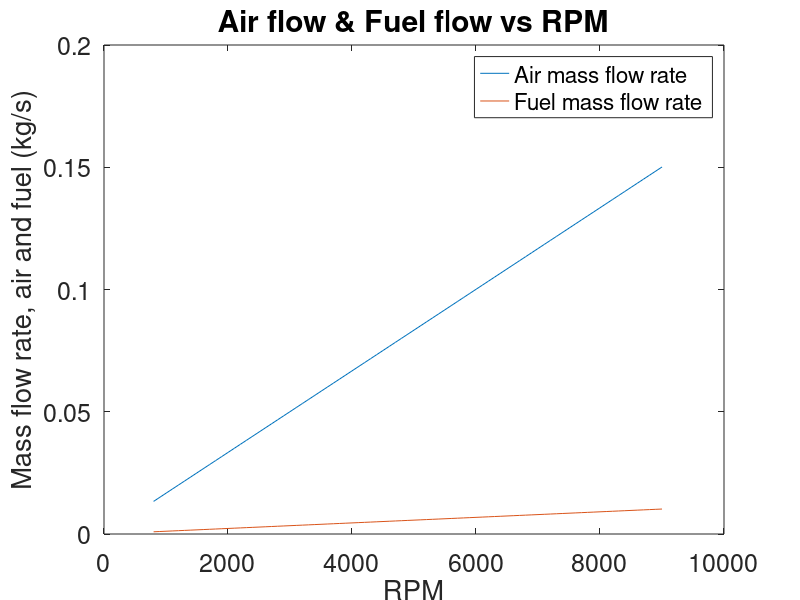

This chart was generated by the following MATLAB code:
%%
% This program calculates the airflow and fuel flow rates as a function of
% RPM based on an ideal ottocycle

clear all
set(0, 'DefaultAxesFontWeight', 'normal', ...
      'DefaultAxesFontSize', 18, ...
      'DefaultAxesFontAngle', 'normal', ... 
      'DefaultAxesFontWeight', 'normal', ... 
      'DefaultAxesTitleFontWeight', 'bold', ...
      'DefaultAxesTitleFontSizeMultiplier', 1.2) ;
i = 1 
figure
rc = 10
    
% Initial Conditions
p(1, i) = 101325;%pa
%p(1,i) = p(1)*1000; %pa
T(1,i) = 294; %k
%(1,i) = 300; %k
gamma = 1.4;
R = 287; %j/kg, gas constant
%rc = 9; % compression ration
Qlhv = 42.7e6; %j/kg
Cp = R*gamma/(gamma-1); 
f = 14.7; % air to fuel ratio

% State 1
rho(1, i) = p(1, i)/(R*T(1, i)); 

% State 2
rho(2, i) = rho(1, i) * rc;
p(2, i) = p(1, i)* (rho(2, i)/rho(1, i))^gamma;
T(2, i) = p(2, i)/(rho(2, i)* R);

% State 3
T(3, i) = T(2, i) + .8*Qlhv/(Cp* f); %.8 is thermal efficeny of combustionn
rho(3, i) = rho(2, i);
p(3, i) = rho(3, i) * R* T(3,i);

% State 4
rho(4, i) = rho(1, i);
p(4, i) = p(3, i)* (rho(4, i)/rho(3, i))^ (gamma); %this is an estimate, could use refprop to find actual
T(4, i) = p(4, i)/(rho(4, i) * R);
j = 1;
D = .0015
% Work
%m^3
C = 6; % initial guess
Cv = Cp-R;
Ws(i, j) = Cv*((T(3, i)-T(2, i)) - (T(4, i)-T(1, i)));
Ma(i, j) = (D/C)*(rc/(rc-1)) * rho(1, i)
Wc(i, j) = Ws(i, j)*Ma(i, j);
Wt(i, j) = Wc(i, j) * C; %total work

%Power
N = 5000; % RPM, Max
Power(i, j) = Wt(i, j) * N/120;
P_rate(i, j) = .8 * Power(i, j); 
P_specific(i, j) = Ws(i, j) * N/120;
P_cylinder(i, j) = P_specific(i, j) * Ma(i, j);
P_total(i, j) = P_cylinder(i, j) * C;
P_hp(i, j) = P_total(i, j)/745.699872;

% SFC
SFC(i, j) = (C * Ma(i, j)/f)/(Wt(i, j)); %kg/kj
SFC_Converted(i, j) = SFC(i,j) * 3.6e9; %g/Kw-hr

otto_eff(i) = 1-(1/rc^(gamma-1))
o_eff(i) = 1-(T(4,i)-T(1,i))./(T(3,i)-T(2,i))

%%
figure
C = 6
air_flow = Ma * N * C/120

i = 1
for N = 800: 100 : 9000
    air_flow_rpm(i) = Ma * N * C/120
    fuel_rate(i) = air_flow_rpm(i)/f
    i = i + 1
end

plot(800: 100 : 9000, air_flow_rpm)
hold on
plot(800: 100 : 9000, fuel_rate)
title('Air flow & Fuel flow vs RPM')
xlabel('RPM')
ylabel('Mass flow rate, air and fuel (kg/s)')
legend('Air mass flow rate', 'Fuel mass flow rate')

